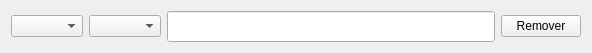
<?xml version="1.0" encoding="UTF-8"?>
<ui version="4.0">
 <class>Form</class>
 <widget class="QWidget" name="Form">
  <property name="geometry">
   <rect>
    <x>0</x>
    <y>0</y>
    <width>592</width>
    <height>53</height>
   </rect>
  </property>
  <property name="sizePolicy">
   <sizepolicy hsizetype="Maximum" vsizetype="Maximum">
    <horstretch>0</horstretch>
    <verstretch>0</verstretch>
   </sizepolicy>
  </property>
  <property name="windowTitle">
   <string>Form</string>
  </property>
  <layout class="QGridLayout" name="gridLayout">
   <item row="0" column="0">
    <layout class="QHBoxLayout" name="horizontalLayout">
     <property name="sizeConstraint">
      <enum>QLayout::SetMaximumSize</enum>
     </property>
     <item>
      <widget class="QComboBox" name="comboBox"/>
     </item>
     <item>
      <widget class="QComboBox" name="comboBox_2"/>
     </item>
     <item>
      <widget class="QLineEdit" name="lineEdit">
       <property name="sizePolicy">
        <sizepolicy hsizetype="Expanding" vsizetype="Expanding">
         <horstretch>0</horstretch>
         <verstretch>0</verstretch>
        </sizepolicy>
       </property>
       <property name="minimumSize">
        <size>
         <width>200</width>
         <height>25</height>
        </size>
       </property>
      </widget>
     </item>
     <item>
      <widget class="QPushButton" name="pushButton">
       <property name="text">
        <string>Remover</string>
       </property>
      </widget>
     </item>
    </layout>
   </item>
  </layout>
 </widget>
 <resources/>
 <connections/>
</ui>
